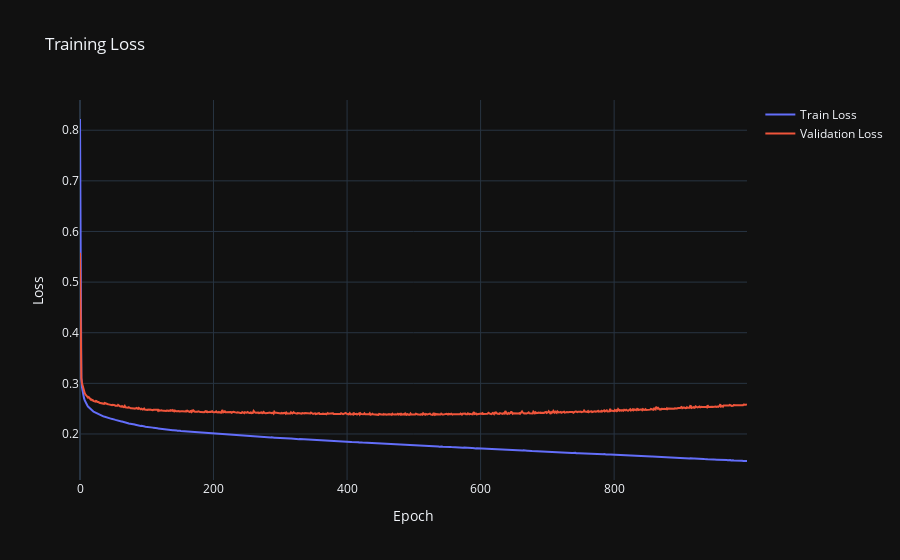
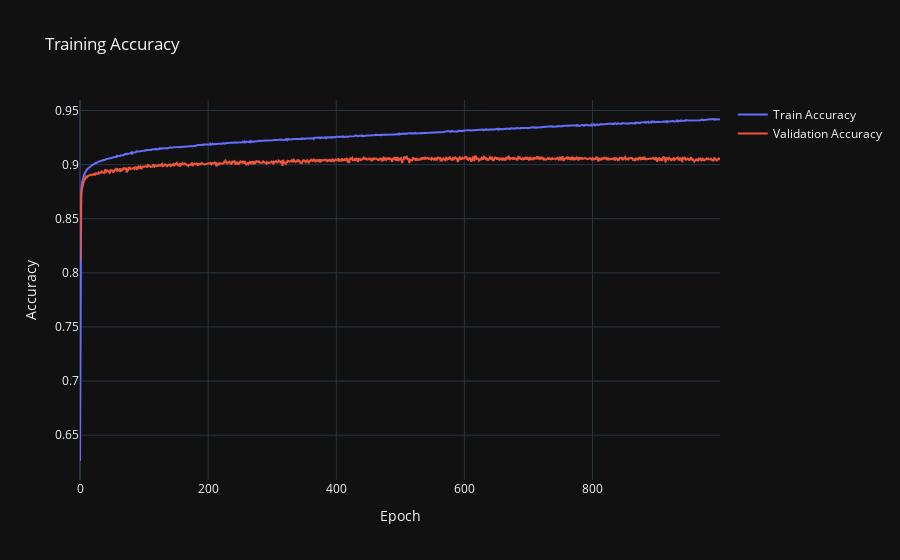

Source (notebook cell) for these figures, in order:
### Code cell
# Plot the training history
fig = go.Figure()
fig.add_trace(go.Scatter(y=history.history['loss'], mode='lines', name='Train Loss'))
fig.add_trace(go.Scatter(y=history.history['val_loss'], mode='lines', name='Validation Loss'))
fig.update_layout(title='Training Loss', xaxis_title='Epoch', yaxis_title='Loss')
fig.show()

fig = go.Figure()
fig.add_trace(go.Scatter(y=history.history['categorical_accuracy'], mode='lines', name='Train Accuracy'))
fig.add_trace(go.Scatter(y=history.history['val_categorical_accuracy'], mode='lines', name='Validation Accuracy'))
fig.update_layout(title='Training Accuracy', xaxis_title='Epoch', yaxis_title='Accuracy')
fig.show()

### Figure 1 — Plotly figure (JSON) as saved in the notebook; plotly's stock layout.template omitted (floating-point values rounded to 4 significant figures; data arrays with more than 128 entries replaced by an {"elided": "..."} marker saying what was removed)
{"data": [{"mode": "lines", "name": "Train Loss", "y": {"elided": "1000 float values"}, "type": "scatter"}, {"mode": "lines", "name": "Validation Loss", "y": {"elided": "1000 float values"}, "type": "scatter"}], "layout": {"title": {"text": "Training Loss"}, "xaxis": {"title": {"text": "Epoch"}}, "yaxis": {"title": {"text": "Loss"}}}}

### Figure 2 — Plotly figure (JSON) as saved in the notebook; plotly's stock layout.template omitted (floating-point values rounded to 4 significant figures; data arrays with more than 128 entries replaced by an {"elided": "..."} marker saying what was removed)
{"data": [{"mode": "lines", "name": "Train Accuracy", "y": {"elided": "1000 float values"}, "type": "scatter"}, {"mode": "lines", "name": "Validation Accuracy", "y": {"elided": "1000 float values"}, "type": "scatter"}], "layout": {"title": {"text": "Training Accuracy"}, "xaxis": {"title": {"text": "Epoch"}}, "yaxis": {"title": {"text": "Accuracy"}}}}
